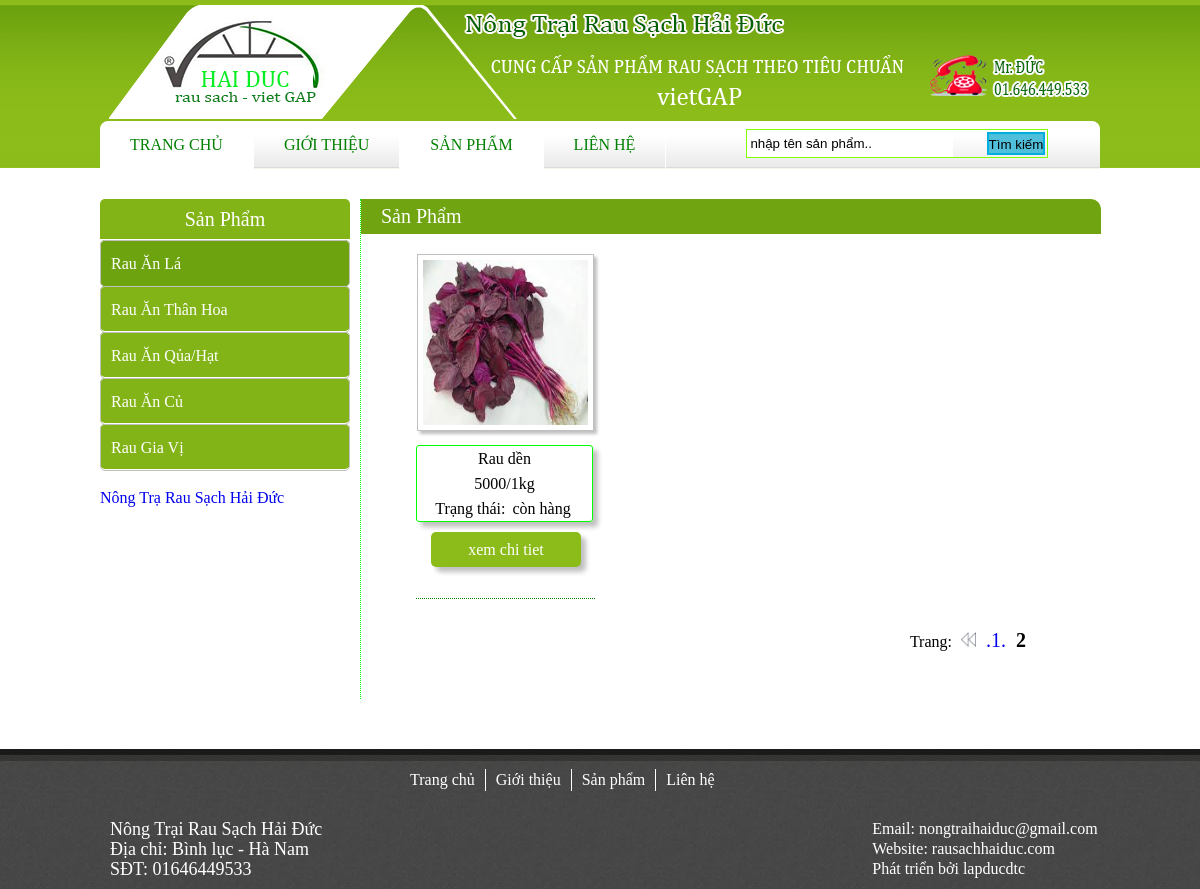
The app's page /?m=sanpham&a=view_spsite&cid=R1&page=2 with its own data.
### tables this page shows
CREATE TABLE `danhmucsp` (
  `cat_id` varchar(10) NOT NULL,
  `cat_name` varchar(50) NOT NULL,
  `cat_mota` char(254) NOT NULL
);

CREATE TABLE `sanpham` (
  `sp_id` int(10) NOT NULL,
  `cat_id` varchar(10) NOT NULL,
  `user_id` int(10) NOT NULL,
  `sp_name` varchar(50) NOT NULL,
  `sp_gia` int(50) NOT NULL,
  `sp_mota` char(254) NOT NULL,
  `sp_trangthai` int(2) NOT NULL
);

CREATE TABLE `image` (
  `img_id` int(10) NOT NULL,
  `sp_id` int(10) NOT NULL,
  `url` char(254) NOT NULL
);

### database/danhmucsp.php (called while the page is built, shortened)
<?php
    class danhmucsp extends Database
    {
        public function getall_cat()
        {
            $sql = "select * from danhmucsp ORDER BY cat_id ASC";
            $this->query($sql);
            if($this->num_rows()==0)
            {
                $data=0;
            }
            else
            {
                while($row=$this->fetch())
                {
                    $data[] = $row;
                }
            }
            return $data;
        }
    }
?>

### database/Database.php (called while the page is built, shortened)
<?php
    class Database
    {
        private $result = NULL;
        public function query($sql)
        {
            $this->result = mysql_query($sql);
        }
        public function fetch()
        {
            if($this->result)
            {
                $data = mysql_fetch_assoc($this->result);
            }
            else
            {
                $data = 0;
            }
            return $data;
        }
        public function num_rows()
        {
            if ($this->result)
            {
                $row = mysql_num_rows($this->result);
            }
            else
            {
                return $row = 0;
            }
            return $row;
        }
    }
?>

### database/sanpham.php (called while the page is built, shortened)
<?php
    class sanpham extends Database
    {
        public function cout_sp($l)
        {
            $sql="select * from sanpham $l";
            $this->query($sql);
            return $this->num_rows();
        }
        public function get_spdm($l)
        {
            $sql = "select sanpham.*,danhmucsp.cat_name,image.url,user.user_name from sanpham,danhmucsp,image,user where danhmucsp.cat_id=sanpham.cat_id and image.sp_id = sanpham.sp_id and user.user_id = sanpham.user_id $l";
            $this->query($sql);
            if($this->num_rows()==0)
            {
                $data=0;
            }
            else
            {
                while($row=$this->fetch())
                {
                    $data[] = $row;
                }
            }
            return $data;
        }
    }
?>

### site/widgets/menu1.php (the view, shortened to what this page needs)
<div id="menu1">
    <ul>
        <div id="td">Sản Phẩm</div>
        <?php
            $cat = new danhmucsp;
            $data = $cat->getall_cat();
            if($data!=0)
            {
               foreach($data as $item)
               {
        ?>
        <li><a id="<?php if($_GET['a']=="view_spsite" && $_GET['cid']==$item['cat_id']) echo 'onlink2';?>" href="?m=sanpham&a=view_spsite&cid=<?php echo $item['cat_id'];?>"><?php echo $item['cat_name'];?></a></li>
        <?php
            }
            }
        ?>
        <div class="fb-page" data-href="https://www.facebook.com/rausachhaiduc/" data-tabs="email" data-width="250px" data-small-header="false" data-adapt-container-width="true" data-hide-cover="false" data-show-facepile="true">
            <div class="fb-xfbml-parse-ignore">
                <blockquote cite="https://www.facebook.com/rausachhaiduc/">
                    <a href="https://www.facebook.com/rausachhaiduc/">Nông Trạ Rau Sạch Hải Đức</a>
                </blockquote>
            </div>
        </div>
    </ul>
</div>

### site/model/sanpham/view_spsite.php (shortened to what this page needs)
<div id="content">
<div id="leftsp">
    <?php
        include 'site/widgets/menu1.php';
    ?>
</div>
<div id="rigthsp">
    <div class="title">
        Sản Phẩm
    </div>
    <?php
        $page = isset($_GET['page']) ? $_GET['page'] : 0;
        $p = max(1,$page);
        $ip = 6;
        $sp = new sanpham;
        $pp = $p-1;
        $np = $p+1;
        if(!isset($_GET['cid']))
        {
            $l= "";
            $noi = $sp->cout_sp($l);
            $nop = ceil($noi/$ip);
            $data= $sp->get_splimit($p,$ip);
        }
        else
        {
            $cid = $_GET['cid'];
            $t = "where cat_id = '$cid'";
            $noi = $sp->cout_sp($t);
            $l="and sanpham.cat_id = '$cid' LIMIT ".($p-1)*$ip.",$ip";
            $data = $sp->get_spdm($l);
            $nop = ceil($noi/$ip);
        }
    ?>
    <div class="list1" id="allsp">
        <ul>
            <?php
                if($data!=0)
                {
                    foreach($data as $item)
                    {
                    echo '<li>
                            <img src="admin/widgets/upload/'.$item['url'].'"/>
                            <div class="thongtin">
                                <span>'.$item['sp_name'].'</span><br />
                                <span>'.$item['sp_gia'].'/1kg</span><br/>
                                <span>Trạng thái:  ';
                                    if($item['sp_trangthai']==1)
                                    {
                                        echo '<span style="color = #00BB00;">còn hàng</span>';
                                    }
                                echo '</span>
                            </div>
                            <div class="btchitiet">
                                <a href="?m=sanpham&a=chitiet_sp&id='.$item['sp_id'].'">xem chi tiet</a>
                            </div>
                            <div class="boderbt"></div>
                        </li>';
                    }
                }
            ?>
        </ul>
    </div>
    <div class="page">
    Trang:
        <?php
        if(!isset($_GET['cid']))
        {
            if($p>1) echo '<a href="?m=sanpham&a=view_spsite&page='.$pp.'"><img src="site/widgets/images/previous.png" width="15" height="15" /> </a>';
            for($i=1;$i<=$nop;$i++)
            {
                if($i==$p)
                {
                    echo '<strong>'.$i.'</strong>';
                }
                else
                {
                    echo '<a href="?m=sanpham&a=view_spsite&page='.$i.'">.'.$i.'.</a>';
                }
            }
        if($p<$nop) echo '<a href="?m=sanpham&a=view_spsite&page='.$np.'"><img src="site/widgets/images/next.png" width="15" height="15" /></a>';
        }
        else
        {
            $cid = $_GET['cid'];
            if($p>1) echo '<a href="?m=sanpham&a=view_spsite&cid='.$cid.'&page='.$pp.'"><img src="site/widgets/images/previous.png" width="15" height="15" /></a>';
            for($i=1;$i<=$nop;$i++)
            {
                if($i==$p)
                {
                    echo '<strong>'.$i.'</strong>';
                }
                else
                {
                    echo '<a href="?m=sanpham&a=view_spsite&cid='.$cid.'&page='.$i.'">.'.$i.'.</a>';
                }
            }
        }
        ?>
    </div>
</div>
</div>

### site/widgets/style.css (style rules this page uses)
* { margin: 0px;padding: 0px; }
li { list-style: none; }
a { text-decoration: none; }
#onlink2 { background-color: #6DA30F; }
img { border: 0px; }
#content { padding-top: 30px; width: 1000px; margin: auto; min-height: 500px; margin-bottom: 50px; }
.list1 { padding-left: 10px; }
.list1 ul li { float: left; width: 179px; margin: 10px 8px; }
.list1 img { width: 165px; height: 165px; padding: 5px; border: 1px solid silver; box-shadow: 3px 3px 3px silver; }
.list1 { text-align: center; }
.list1 span { padding: 0px 3px; width: 100%; height: 25px; line-height: 25px; }
.thongtin { width: 175px; margin: 10px 0px; border: 1px solid lime; border-radius: 3px; box-shadow: 5px 5px 5px silver; }
.btchitiet { margin-left: 15px; width: 150px; height: 35px; background: #8CBC1A; line-height: 35px; border-radius: 5px; box-shadow: 5px 5px 5px silver; }
.btchitiet a { color: #FFF; }
.boderbt { width: 100%; height: 1px; border-bottom: 1px dotted green; margin: 30px 0px; }
#td { background-color: #82B417; height: 40px; text-align: center; line-height: 40px; font-size: 20px; color: white; border-radius: 5px 5px 0px 0px; }
#menu1 { float: left; width: 250px; min-height: 500px; margin-right: 10px; }
#menu1 ul { width: 250px; padding: 0px; text-align: left; }
#menu1 ul li { border-radius: 5px ; background: #82B417; width: auto; height: 45px; line-height: 45px; margin:1px 0px ; }
#menu1 ul li a { border-radius: 5px ; width: auto; height: 45px; line-height: 45px; border: 1px solid silver; padding: 0px 10px; }
#menu1 ul li a { color: white; display: block; }
.fb-page { margin-top: 20px; }
#leftsp { width: 250px; min-height: 500px; float: left; }
#rigthsp { margin-left: 10px; border-left:1px dotted lime; float: left; width: 720px; min-height: 500px; }
#allsp { margin-left: 20px; }
#allsp li { margin: 0px 25px; }
.title { width: 100%; height: 35px; background-color: #70A411; color: white; line-height: 35px; border-radius: 0px 10px 0px 0px; padding:0px 0px 0px 20px; font-size: 20px; margin-bottom: 20px; }
.page { margin-right: 50px; float: right; }
.page strong { padding: 2px 5px; font-size: 20px; }
.page a { padding: 2px 5px; font-size: 20px; }

### records on screen
danhmucsp: cat_name "Rau Ăn Lá"
danhmucsp: cat_name "Rau Ăn Thân Hoa"
danhmucsp: cat_name "Rau Ăn Qủa/Hạt"
danhmucsp: cat_name "Rau Ăn Củ"
danhmucsp: cat_name "Rau Gia Vị"
sanpham: image.url (picture), sp_name "Rau dền", sp_gia "5000", sp_trangthai "còn hàng"
